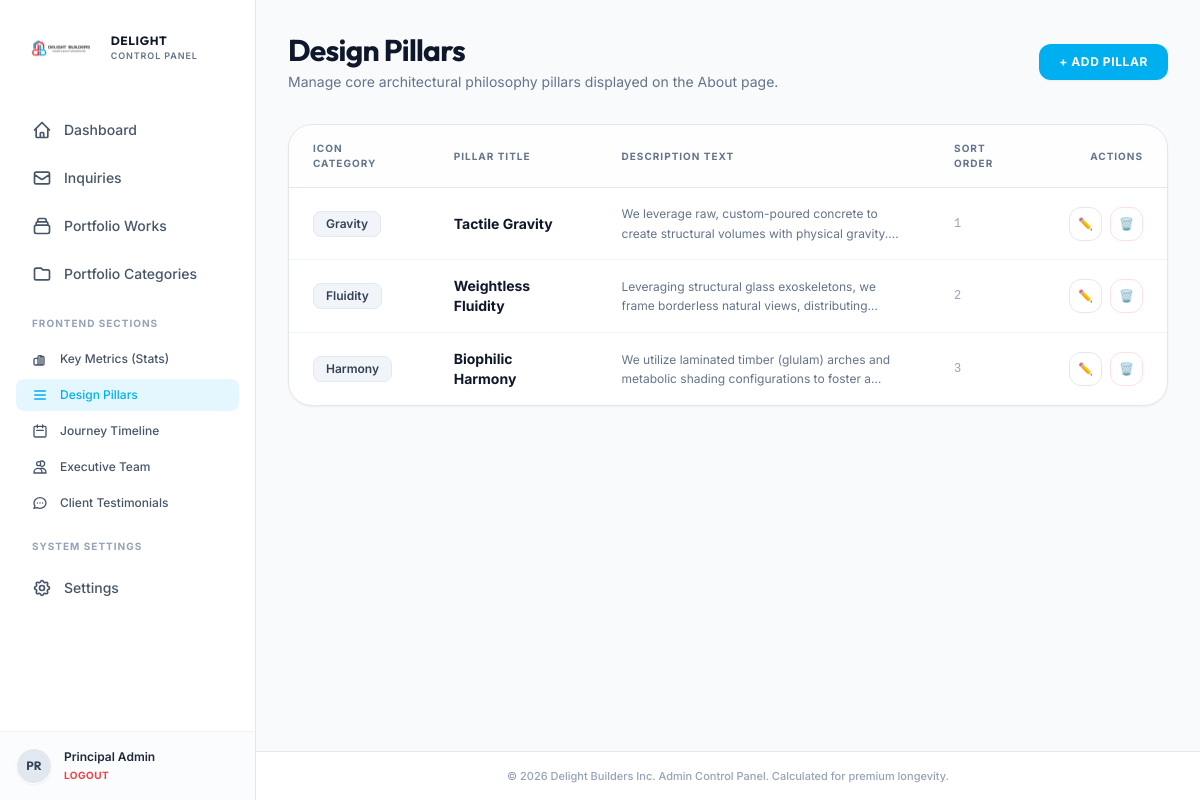
Page /admin/pillars.php (signed in) on the committed database.
### tables this page shows
CREATE TABLE IF NOT EXISTS `settings` (
  `key_name` varchar(50) NOT NULL,
  `value` text,
  PRIMARY KEY (`key_name`)
);

CREATE TABLE IF NOT EXISTS `pillars` (
  `id` int NOT NULL AUTO_INCREMENT,
  `title` varchar(100) NOT NULL,
  `icon` varchar(50) NOT NULL,
  `description` text NOT NULL,
  `sort_order` int DEFAULT '0',
  PRIMARY KEY (`id`)
);

### admin/pillars.php (the view, shortened to what the rows shown need)
<?php
require_once 'admin_header.php';
$action = $_GET['action'] ?? 'list';
$pillars = [];
if ($action === 'list') {
    try {
        $stmt = $pdo->query("SELECT * FROM pillars ORDER BY sort_order ASC, id ASC");
        $pillars = $stmt->fetchAll();
    } catch (PDOException $e) {
        $error_msg = "Failed to fetch pillars: " . $e->getMessage();
    }
}
?>
<div class="space-y-8">
    <div class="flex flex-col sm:flex-row sm:items-center sm:justify-between gap-4">
        <div>
            <h1 class="font-display font-bold text-3xl text-slate-900 tracking-tight">Design Pillars</h1>
        </div>
    </div>
    <?php if ($action === 'list'): ?>
        <div class="bg-white border border-slate-200 rounded-3xl overflow-hidden shadow-sm">
            <div class="overflow-x-auto">
                <table class="min-w-full divide-y divide-slate-150 text-left">
                    <thead class="bg-slate-50/20 text-[10px] font-bold text-slate-500 uppercase tracking-widest">
                        <tr>
                            <th class="px-6 py-4">Icon Category</th>
                            <th class="px-6 py-4">Pillar Title</th>
                            <th class="px-6 py-4">Description Text</th>
                            <th class="px-6 py-4">Sort Order</th>
                            <th class="px-6 py-4 text-right">Actions</th>
                        </tr>
                    </thead>
                    <tbody class="divide-y divide-slate-100 text-xs font-medium text-slate-700">
                        <?php if (count($pillars) > 0): ?>
                            <?php foreach ($pillars as $p): ?>
                                <tr class="hover:bg-slate-50/20 transition-all duration-150">
                                    <td class="px-6 py-4">
                                        <span class="inline-flex items-center px-3 py-1 bg-slate-100 border border-slate-200 text-slate-700 font-semibold rounded-lg capitalize">
                                            <?php echo htmlspecialchars($p['icon']); ?>
                                        </span>
                                    </td>
                                    <td class="px-6 py-4 font-bold text-slate-900 text-sm">
                                        <?php echo htmlspecialchars($p['title']); ?>
                                    </td>
                                    <td class="px-6 py-4 text-slate-500 max-w-sm">
                                        <p class="line-clamp-2 leading-relaxed font-normal"><?php echo htmlspecialchars($p['description']); ?></p>
                                    </td>
                                    <td class="px-6 py-4 font-mono text-slate-400">
                                        <?php echo $p['sort_order']; ?>
                                    </td>
                                    <td class="px-6 py-4 text-right">
                                        <div class="flex justify-end gap-2">
                                            <a href="pillars.php?action=edit&id=<?php echo $p['id']; ?>" class="p-2 border border-slate-200 hover:border-[#00aff0] hover:text-[#00aff0] rounded-xl transition-all duration-300 bg-white" title="Edit pillar">
                                                ✏️
                                            </a>
                                            <a href="pillars.php?action=delete&id=<?php echo $p['id']; ?>" onclick="return confirm('Are you sure you want to delete this design pillar?')" class="p-2 border border-red-100 hover:bg-red-50 text-red-500 rounded-xl transition-all duration-300 bg-white" title="Delete pillar">
                                                🗑️
                                            </a>
                                        </div>
                                    </td>
                                </tr>
                            <?php endforeach; ?>
                        <?php endif; ?>
                    </tbody>
                </table>
            </div>
        </div>
    <?php endif; ?>
</div>
<?php
require_once 'admin_footer.php';
?>

### admin/admin_header.php (shortened to what the rows shown need)
<?php
require_once 'db_connection.php';
$logo_path_resolved = "../" . get_setting('logo_path', 'asset/images/logo.png');
?>
<!DOCTYPE html>
<html lang="en" class="h-full bg-slate-50">
<head>
    <script src="https://cdn.tailwindcss.com"></script>
    <link rel="stylesheet" href="../asset/css/admin.css">
</head>
<body class="h-full font-sans text-slate-800 antialiased flex">
    <aside class="hidden md:flex md:w-64 md:flex-col md:fixed md:inset-y-0 border-r border-slate-200 bg-white">
        <div class="flex flex-col flex-grow pt-5 overflow-y-auto">
            <div class="flex items-center flex-shrink-0 px-6 mb-8">
                <img src="<?php echo $logo_path_resolved; ?>" alt="Delight Builders Logo" class="h-14 w-auto object-contain">
                <div class="ml-3">
                    <span class="font-display font-bold text-xs tracking-wider text-[#0f172a] block">DELIGHT</span>
                    <span class="text-[9px] font-semibold tracking-widest text-[#64748b] block uppercase">CONTROL PANEL</span>
                </div>
            </div>
        </div>
    </aside>
    <div class="md:pl-64 flex flex-col flex-1 w-full min-h-screen">
        <main class="flex-grow p-6 md:p-8">

### rows in the picture
settings: value (picture)
pillars: icon "Gravity", title "Tactile Gravity", description "We leverage raw, custom-poured concrete to create structural volumes with physical…", sort_order "1"
pillars: icon "Fluidity", title "Weightless Fluidity", description "Leveraging structural glass exoskeletons, we frame borderless natural views,…", sort_order "2"
pillars: icon "Harmony", title "Biophilic Harmony", description "We utilize laminated timber (glulam) arches and metabolic shading configurations to foster…", sort_order "3"

### other values in the picture
substr($_SESSION['admin_fullname'] ?? 'A', 0, 2) "PR"
$_SESSION['admin_fullname'] "Principal Admin"
